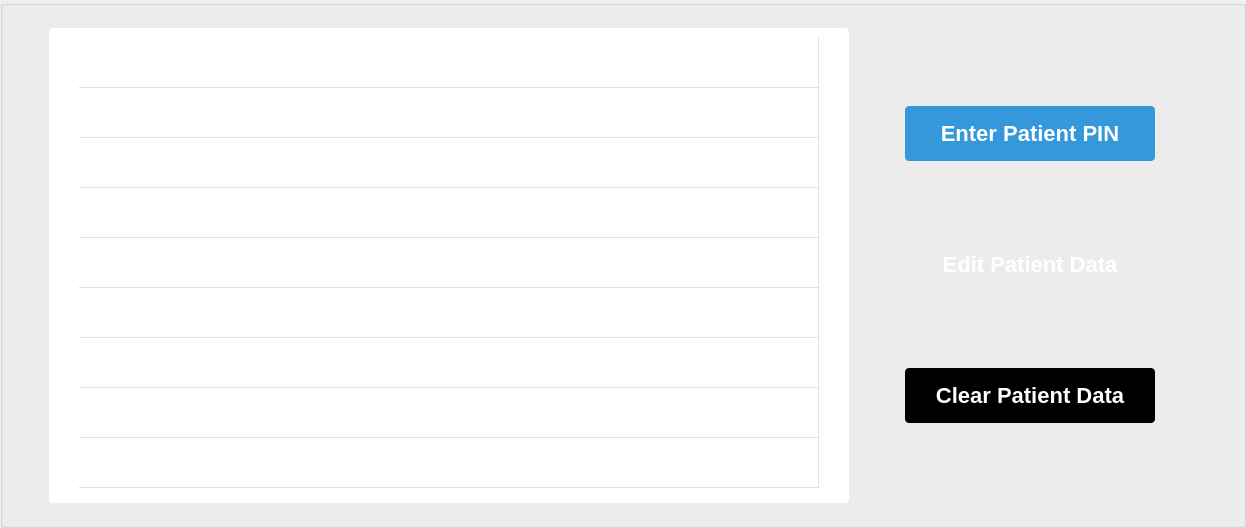
       <widget class="QWidget" name="patient_treatment_plans_tab">
        <property name="sizePolicy">
         <sizepolicy hsizetype="Preferred" vsizetype="Preferred">
          <horstretch>0</horstretch>
          <verstretch>0</verstretch>
         </sizepolicy>
        </property>
        <property name="maximumSize">
         <size>
          <width>1246</width>
          <height>528</height>
         </size>
        </property>
        <attribute name="title">
         <string>Patient Treatment Plans</string>
        </attribute>
        <widget class="QGroupBox" name="groupBox_8">
         <property name="geometry">
          <rect>
           <x>0</x>
           <y>0</y>
           <width>1246</width>
           <height>528</height>
          </rect>
         </property>
         <property name="sizePolicy">
          <sizepolicy hsizetype="Preferred" vsizetype="Preferred">
           <horstretch>0</horstretch>
           <verstretch>0</verstretch>
          </sizepolicy>
         </property>
         <property name="minimumSize">
          <size>
           <width>1160</width>
           <height>528</height>
          </size>
         </property>
         <property name="maximumSize">
          <size>
           <width>1246</width>
           <height>528</height>
          </size>
         </property>
         <property name="title">
          <string/>
         </property>
         <layout class="QHBoxLayout" name="horizontalLayout_8">
          <property name="spacing">
           <number>0</number>
          </property>
          <property name="leftMargin">
           <number>0</number>
          </property>
          <property name="topMargin">
           <number>0</number>
          </property>
          <property name="rightMargin">
           <number>0</number>
          </property>
          <property name="bottomMargin">
           <number>0</number>
          </property>
          <item>
           <widget class="QTableWidget" name="patient_table_widget">
            <property name="maximumSize">
             <size>
              <width>800</width>
              <height>475</height>
             </size>
            </property>
            <property name="styleSheet">
             <string notr="true">
                                                        QTableWidget {
                                                        background-color: #ffffff;

padding: 10px 30px 0px 30px;
                                                        alternate-background-color: #f7f7f7;
                                                    

                                                        border-radius: 4px;
                                                        gridline-color: #e0e0e0;
                                                        }

                                                        QTableWidget::item {
                                                        width:200px;
                                                        }


                                                        QTableWidget::item:selected {
                                                        background-color: #e6f3ff;
                                                        color: #000000;
                                                        }

                                                        QHeaderView::section {
                                                        background-color:rgb(85, 170, 255);
                                                        color:white;
                                                        padding:10px;
                                                        width:300px;
                                                        border: 1px solid #e0e0e0;
                                                        font-weight: bold;

                                                        }


</string>
            </property>
            <property name="autoScrollMargin">
             <number>16</number>
            </property>
            <property name="alternatingRowColors">
             <bool>false</bool>
            </property>
            <property name="showGrid">
             <bool>true</bool>
            </property>
            <property name="gridStyle">
             <enum>Qt::SolidLine</enum>
            </property>
            <property name="sortingEnabled">
             <bool>false</bool>
            </property>
            <property name="wordWrap">
             <bool>true</bool>
            </property>
            <property name="cornerButtonEnabled">
             <bool>true</bool>
            </property>
            <property name="columnCount">
             <number>1</number>
            </property>
            <attribute name="horizontalHeaderVisible">
             <bool>false</bool>
            </attribute>
            <attribute name="horizontalHeaderCascadingSectionResizes">
             <bool>true</bool>
            </attribute>
            <attribute name="horizontalHeaderMinimumSectionSize">
             <number>0</number>
            </attribute>
            <attribute name="horizontalHeaderDefaultSectionSize">
             <number>0</number>
            </attribute>
            <attribute name="horizontalHeaderHighlightSections">
             <bool>false</bool>
            </attribute>
            <attribute name="horizontalHeaderShowSortIndicator" stdset="0">
             <bool>false</bool>
            </attribute>
            <attribute name="horizontalHeaderStretchLastSection">
             <bool>true</bool>
            </attribute>
            <attribute name="verticalHeaderVisible">
             <bool>false</bool>
            </attribute>
            <attribute name="verticalHeaderCascadingSectionResizes">
             <bool>false</bool>
            </attribute>
            <attribute name="verticalHeaderMinimumSectionSize">
             <number>50</number>
            </attribute>
            <attribute name="verticalHeaderDefaultSectionSize">
             <number>50</number>
            </attribute>
            <attribute name="verticalHeaderHighlightSections">
             <bool>false</bool>
            </attribute>
            <attribute name="verticalHeaderShowSortIndicator" stdset="0">
             <bool>false</bool>
            </attribute>
            <attribute name="verticalHeaderStretchLastSection">
             <bool>false</bool>
            </attribute>
            <row>
             <property name="text">
              <string>Patient Name</string>
             </property>
            </row>
            <row>
             <property name="text">
              <string>Provider Name</string>
             </property>
            </row>
            <row>
             <property name="text">
              <string>Treatment Start Date</string>
             </property>
            </row>
            <row>
             <property name="text">
              <string>Treatment Frequency</string>
             </property>
            </row>
            <row>
             <property name="text">
              <string>Protocol Number</string>
             </property>
            </row>
            <row>
             <property name="text">
              <string>Number of Cycles</string>
             </property>
            </row>
            <row>
             <property name="text">
              <string>Pressue</string>
             </property>
            </row>
            <row>
             <property name="text">
              <string>Use Pulse</string>
             </property>
            </row>
            <row>
             <property name="text">
              <string>Leg Length Setting</string>
             </property>
            </row>
            <column>
             <property name="text">
              <string>Current Treatmnent Plan</string>
             </property>
            </column>
            <item row="0" column="0">
             <property name="text">
              <string notr="true"/>
             </property>
            </item>
           </widget>
          </item>
          <item>
           <widget class="QGroupBox" name="groupBox_16">
            <property name="minimumSize">
             <size>
              <width>0</width>
              <height>100</height>
             </size>
            </property>
            <property name="maximumSize">
             <size>
              <width>300</width>
              <height>450</height>
             </size>
            </property>
            <property name="styleSheet">
             <string notr="true">border:none;</string>
            </property>
            <property name="title">
             <string/>
            </property>
            <layout class="QVBoxLayout" name="verticalLayout_2">
             <property name="spacing">
              <number>0</number>
             </property>
             <property name="leftMargin">
              <number>0</number>
             </property>
             <property name="topMargin">
              <number>0</number>
             </property>
             <property name="rightMargin">
              <number>0</number>
             </property>
             <property name="bottomMargin">
              <number>0</number>
             </property>
             <item>
              <widget class="QPushButton" name="enter_patient_pin_button">
               <property name="maximumSize">
                <size>
                 <width>270</width>
                 <height>75</height>
                </size>
               </property>
               <property name="styleSheet">
                <string notr="true">
                                                                    background-color: #3498db;
                                                                    color: white;
                                                                    border: none;
                                                                    margin:10px;
                                                                    font-size: 22px;
                                                                    padding: 10px 20px;
                                                                    border-radius: 4px;
                                                                    font-weight: bold;</string>
               </property>
               <property name="text">
                <string>Enter Patient PIN</string>
               </property>
              </widget>
             </item>
             <item>
              <widget class="QPushButton" name="edit_patient_button">
               <property name="maximumSize">
                <size>
                 <width>270</width>
                 <height>75</height>
                </size>
               </property>
               <property name="styleSheet">
                <string notr="true">
                                                                    background-color: rgb(125, 125,
                                                                    125);
                                                                    color: white;
                                                                    margin:10px;
                                                                    border: none;
                                                                    font-size: 22px;
                                                                    padding: 10px 20px;
                                                                    border-radius: 4px;
                                                                    font-weight: bold;</string>
               </property>
               <property name="text">
                <string>Edit Patient Data</string>
               </property>
              </widget>
             </item>
             <item>
              <widget class="QPushButton" name="clear_patient_button">
               <property name="sizePolicy">
                <sizepolicy hsizetype="Preferred" vsizetype="Preferred">
                 <horstretch>0</horstretch>
                 <verstretch>0</verstretch>
                </sizepolicy>
               </property>
               <property name="maximumSize">
                <size>
                 <width>270</width>
                 <height>75</height>
                </size>
               </property>
               <property name="styleSheet">
                <string notr="true">
                                                                    background-color: black;
                                                                    color: white;
                                                                    margin:10px;
                                                                    border: none;
                                                                    font-size: 22px;
                                                                    padding: 10px 20px;
                                                                    border-radius: 4px;
                                                                    font-weight: bold;</string>
               </property>
               <property name="text">
                <string>Clear Patient Data</string>
               </property>
              </widget>
             </item>
            </layout>
           </widget>
          </item>
         </layout>
        </widget>
       </widget>
